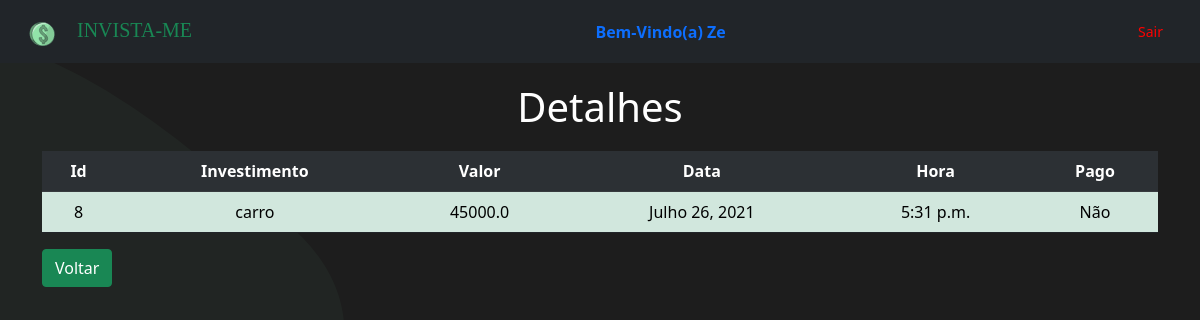
Screenshot of /detalhes/8 (signed in) with the database file from the repository.
### invistame/models.py (models this page shows)
class Investimento(models.Model):
    investimento = models.TextField(max_length=200)
    valor = models.FloatField(max_length=9)
    pago = models.BooleanField(default=False)
    data = models.DateField(default=datetime.now)
    hora = models.TimeField(default=time.strftime('%H:%M', time.localtime()))

### invistame/views.py (the view)
# urls.py: path('detalhes/<int:id_investimento>', views.detalhes, name='detalhes'),
def detalhes(request, id_investimento):
    dados = {
        'dados': Investimento.objects.get(pk=id_investimento)
    }
    return render(request, 'investimentos/detalhes.html', dados)

### invistame/templates/investimentos/detalhes.html (shortened to what this page needs)
{% extends 'base.html' %}
{% block content %}
<div class="container" style="margin-top: 20px;">
    <h1 style="text-align: center; color: white;">Detalhes</h1>
    <table class='table table-success table-hover table-striped border-dark ' style="margin-top: 20px;">
        <tr style="text-align: center; margin-top: 20px;" class="table-dark">
            <th>Id</th>
            <th>Investimento</th>
            <th>Valor</th>
            <th>Data</th>
            <th>Hora</th>
            <th>Pago</th>
        </tr>
        <tr style="text-align: center;">
            <td>{{dados.id}}</td>
            <td>{{dados.investimento}}</td>
            <td>{{dados.valor}}</td>
            <td>{{dados.data}}</td>
            <td>{{dados.hora}}</td>
            {% if dados.pago %}
            <td>Sim</td>
            {% else %}
            <td>Não</td>
            {% endif %}
        </tr>
    </table>
    <button class="btn btn-success"><a style="color: white;text-decoration: none;"
            href="{% url 'listagem' %}">Voltar</a></button>
</div>
{% endblock %}

### invistame/templates/base.html (shortened to what this page needs)
{% load static %}
<!doctype html>
<html>
<head>
  <link href="https://cdn.jsdelivr.net/npm/bootstrap@5.0.2/dist/css/bootstrap.min.css" rel="stylesheet"
>
  <link rel="stylesheet" href="{% static 'css/styles.css' %}">
</head>
<body>
  {% if user.is_authenticated %}
  <div class="navbar-index">
    <nav class="navbar navbar-light bg-dark">
      <div class="container-fluid">
        <a class="navbar-brand text-success" style="font-family: 'Bungee', cursive;" href="{% url 'listagem' %}">
          <img src="{% static 'img/icon-title.svg' %}" alt="icone" width="60" height="30"
            class="d-inline-block align-text-top">
          INVISTA-ME
        </a>
        <li style="display: flex; justify-content: center;">
          <strong class='nav-item nav-link'>Bem-Vindo(a) {{user.get_username.title}}</strong>
        </li>
        <button class="btn btn-sm btn-outline-secundary justify-content-end" type="button"><a href="{% url 'logout' %}"
            style="color: red;" class="nav-link">Sair</a></button>
          </div>
        </nav>
      </div>
  {% endif %}
  {% block content %}
  {% endblock %}
</body>
</html>

### invistame/static/css/styles.css (style rules this page uses)
body { background: url("/static/img/page.svg"); background-repeat: no-repeat; background-size: cover; position: relative; height: 100vh; width: 100vw; }

### rows the page displays
Investimento: id "8", investimento "carro", valor "45000.0", data "Julho 26, 2021", hora "5:31 p.m."

### other values shown
{{ user.get_username.title }} "Ze"
